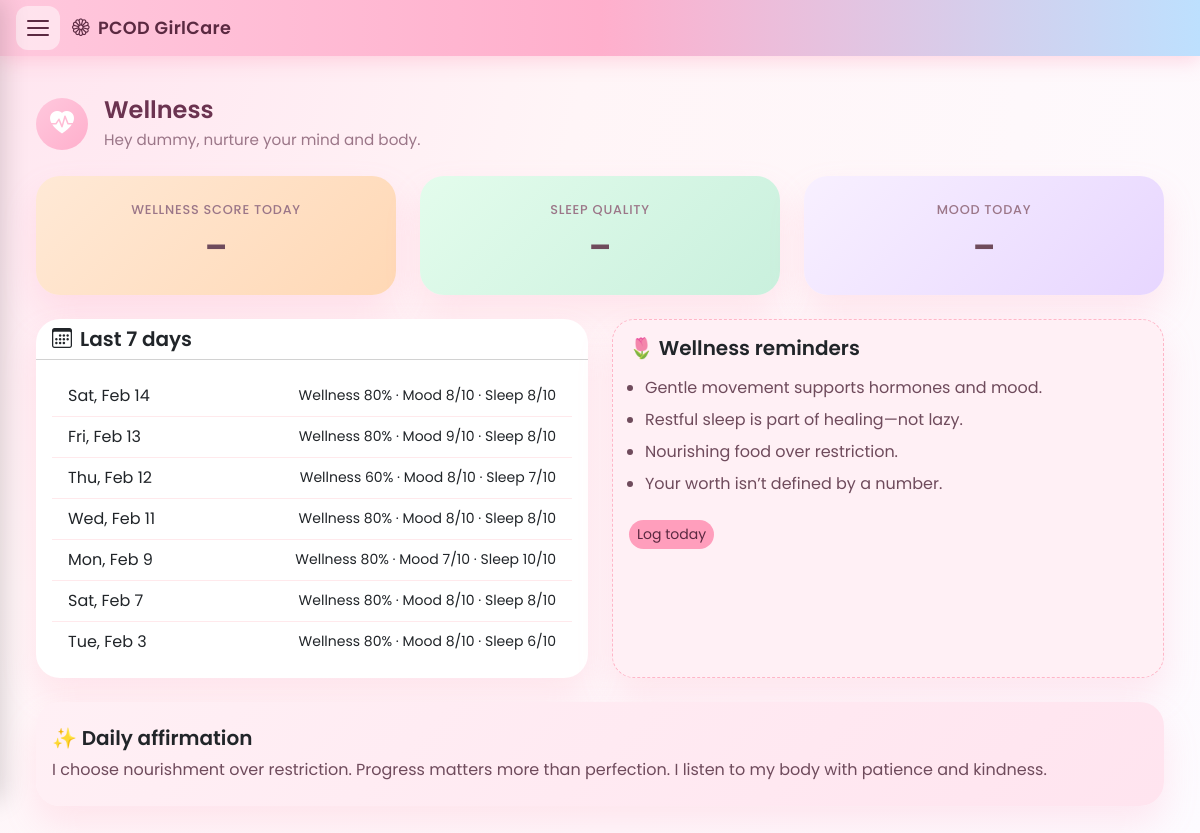
The app's page /wellness/ (signed in) with its own data.
### tracker/models.py (models this page shows, shortened)
class DailyLog(models.Model):
    user = models.ForeignKey(
        settings.AUTH_USER_MODEL,
        on_delete=models.CASCADE,
        related_name='daily_logs',
    )
    date = models.DateField(db_index=True)
    cycle_day = models.PositiveSmallIntegerField(null=True, blank=True)
    steps = models.PositiveIntegerField(null=True, blank=True, default=0)
    water_glasses = models.PositiveSmallIntegerField(null=True, blank=True, default=0)
    wellness_score = models.PositiveSmallIntegerField(null=True, blank=True)  # 0–100
    acne_level = models.PositiveSmallIntegerField(null=True, blank=True)
    fatigue_level = models.PositiveSmallIntegerField(null=True, blank=True)
    bloating_level = models.PositiveSmallIntegerField(null=True, blank=True)
    sleep_quality = models.PositiveSmallIntegerField(null=True, blank=True)
    weight_kg = models.DecimalField(max_digits=5, decimal_places=2, null=True, blank=True)
    mood = models.PositiveSmallIntegerField(null=True, blank=True)  # 1–10
    class Meta:
        constraints = [
            models.UniqueConstraint(fields=['user', 'date'], name='unique_user_date'),
        ]
        ordering = ['-date']

### tracker/views.py (the view)
# urls.py: path('wellness/', views.wellness, name='wellness'),
@login_required
def wellness(request):
    user = request.user
    today = timezone.localdate()
    today_log = DailyLog.objects.filter(user=user, date=today).first()
    last_7 = (
        DailyLog.objects.filter(user=user, date__lte=today)
        .order_by('-date')[:7]
    )
    wellness_score = today_log.wellness_score if today_log else None
    sleep_quality = today_log.sleep_quality if today_log else None
    mood = today_log.mood if today_log else None
    mood_label = _mood_label_for_agent(mood)
    wellness_days = [
        {'date': log.date, 'wellness': log.wellness_score, 'mood': log.mood, 'sleep': log.sleep_quality}
        for log in last_7
    ]
    context = {
        'username': user.username,
        'wellness_score': wellness_score,
        'sleep_quality': sleep_quality,
        'mood': mood,
        'mood_label': mood_label,
        'wellness_days': wellness_days,
        'gemini_configured': bool(getattr(settings, 'GEMINI_API_KEY', '').strip()),
    }
    return render(request, 'tracker/wellness.html', context)

### tracker/views.py (called while the page is built, shortened)
def _mood_label_for_agent(mood_value):
    if mood_value is None:
        return "not logged today"

### tracker/templates/tracker/wellness.html (shortened to what this page needs)
{% extends 'tracker/base_nav.html' %}
{% load static %}
{% block extra_css %}<link rel="stylesheet" href="{% static 'tracker/css/dashboard.css' %}"><link rel="stylesheet" href="{% static 'tracker/css/app-pages.css' %}">{% endblock %}
{% block content %}
<div class="container-fluid py-3 app-page">
    <div class="row mb-4">
        <div class="col">
            <div class="d-flex align-items-center gap-3">
                <div class="page-icon-wrap"><i class="bi bi-heart-pulse-fill"></i></div>
                <div>
                    <h2 class="page-title">Wellness</h2>
                    <p class="page-subtitle mb-0">Hey {{ username }}, nurture your mind and body.</p>
                </div>
            </div>
        </div>
    </div>
    <div class="row g-4 mb-4">
        <div class="col-md-4">
            <div class="card h-100" style="background:linear-gradient(135deg,#ffe9d6,#ffd8b5);">
                <div class="card-body text-center py-4">
                    <div class="metric-label mb-1">Wellness score today</div>
                    <div class="cycle-day-value">{{ wellness_score|default:"–" }}{% if wellness_score is not None %}%{% endif %}</div>
                </div>
            </div>
        </div>
        <div class="col-md-4">
            <div class="card h-100" style="background:linear-gradient(135deg,#e3fcec,#c9f0dd);">
                <div class="card-body text-center py-4">
                    <div class="metric-label mb-1">Sleep quality</div>
                    <div class="cycle-day-value">{{ sleep_quality|default:"–" }}{% if sleep_quality is not None %}/10{% endif %}</div>
                </div>
            </div>
        </div>
        <div class="col-md-4">
            <div class="card h-100" style="background:linear-gradient(135deg,#f8f0ff,#e7d6ff);">
                <div class="card-body text-center py-4">
                    <div class="metric-label mb-1">Mood today</div>
                    <div class="cycle-day-value">{{ mood|default:"–" }}{% if mood is not None %}/10{% endif %}</div>
                </div>
            </div>
        </div>
    </div>
    <div class="row g-4 mb-4">
        <div class="col-lg-6">
            <div class="card h-100">
                <div class="card-header bg-transparent">
                    <h5 class="mb-0 fw-semibold"><i class="bi bi-calendar3 me-2"></i>Last 7 days</h5>
                </div>
                <div class="card-body">
                    {% if wellness_days %}
                    <ul class="list-group list-group-flush list-group-flush-soft">
                        {% for day in wellness_days %}
                        <li class="list-group-item d-flex justify-content-between align-items-center">
                            <span>{{ day.date|date:"D, M j" }}</span>
                            <span class="small">
                                {% if day.wellness is not None %}Wellness {{ day.wellness }}%{% endif %}
                                {% if day.mood is not None %} · Mood {{ day.mood }}/10{% endif %}
                                {% if day.sleep is not None %} · Sleep {{ day.sleep }}/10{% endif %}
                            </span>
                        </li>
                        {% endfor %}
                    </ul>
                    {% else %}
                    <p class="text-muted mb-0">Log on your <a href="{% url 'tracker:dashboard' %}">Dashboard</a> to see history here.</p>
                    {% endif %}
                </div>
            </div>
        </div>
        <div class="col-lg-6">
            <div class="card h-100 sticky-note">
                <div class="card-body">
                    <h5 class="fw-semibold mb-3">🌷 Wellness reminders</h5>
                    <ul class="mb-0 ps-3">
                        <li class="mb-2">Gentle movement supports hormones and mood.</li>
                        <li class="mb-2">Restful sleep is part of healing—not lazy.</li>
                        <li class="mb-2">Nourishing food over restriction.</li>
                        <li class="mb-2">Your worth isn’t defined by a number.</li>
                    </ul>
                    <a href="{% url 'tracker:dashboard' %}" class="btn btn-sm mt-3 rounded-pill" style="background:#ff9ebc;border:none;color:#5b2941;">Log today</a>
                </div>
            </div>
        </div>
    </div>
    <div class="row g-4">
        <div class="col-12">
            <div class="card" style="background:linear-gradient(135deg,#fff0f5,#ffe4ef);">
                <div class="card-body py-4">
                    <h5 class="fw-semibold mb-2">✨ Daily affirmation</h5>
                    <p class="mb-0">I choose nourishment over restriction. Progress matters more than perfection. I listen to my body with patience and kindness.</p>
                </div>
            </div>
        </div>
    </div>
</div>
{% endblock %}

### tracker/static/tracker/css/base.css (style rules this page uses)
:root { --bg-main: #fff5f7; --bg-card: #ffffff; --pink: #ff9ebc; --pink-soft: #ffcede; --lavender: #d8c6ff; --mint: #c9f0dd; --peach: #ffd8b5; --text-main: #6f4b5c; --text-muted-soft: #9b7688; }
body { background: radial-gradient(circle at top left, #ffe4ef 0%, #fff5f7 40%, #fdfbff 100%); font-family: "Poppins", system-ui, -apple-system, BlinkMacSystemFont, "Segoe UI", sans-serif; color: var(--text-main); }
h2, h5 { font-weight: 600; }
p, small, li { color: var(--text-main); font-weight: 400; }

### tracker/static/tracker/css/nav.css (style rules this page uses)
.body-with-nav { min-height: 100vh; padding-top: 56px; }

### tracker/static/tracker/css/dashboard.css (style rules this page uses)
.card { background: var(--bg-card); border: none; border-radius: 24px; box-shadow: 0 18px 35px rgba(255, 143, 177, 0.18); transition: transform 0.25s ease, box-shadow 0.25s ease; }
.metric-label { font-size: 0.8rem; text-transform: uppercase; letter-spacing: 0.08em; font-weight: 500; color: var(--text-muted-soft); }
.sticky-note { background: #fff0f5; border-radius: 22px; border: 1px dashed #ffb6c8; }
.sticky-note h5 { font-family: "Poppins", sans-serif; font-weight: 600; }

### tracker/static/tracker/css/app-pages.css (style rules this page uses)
.app-page .page-icon-wrap { width: 52px; height: 52px; border-radius: 50%; background: linear-gradient(135deg, #ffc8dd, #ffafcc); display: flex; align-items: center; justify-content: center; color: #fff; font-size: 1.5rem; }
.app-page .page-title { font-weight: 600; font-size: 1.5rem; color: #6b3350; margin-bottom: 0.25rem; }
.app-page .page-subtitle { font-size: 0.95rem; color: var(--text-muted-soft); }
.app-page .cycle-day-value { font-size: 2rem; font-weight: 700; color: var(--text-main); }
.app-page .list-group-flush-soft .list-group-item { border-color: rgba(255, 182, 193, 0.3); background: transparent; }
.app-page .metric-label { font-size: 0.8rem; text-transform: uppercase; letter-spacing: 0.06em; font-weight: 500; color: var(--text-muted-soft); }

### records on screen
DailyLog: date "Sat, Feb 14"
DailyLog: date "Fri, Feb 13"
DailyLog: date "Thu, Feb 12"
DailyLog: date "Wed, Feb 11"
DailyLog: date "Mon, Feb 9"
DailyLog: date "Sat, Feb 7"
DailyLog: date "Tue, Feb 3"

### other values on screen
{{ username }} "dummy"
{{ wellness_score|default:"–" }} "–"
{{ sleep_quality|default:"–" }} "–"
{{ mood|default:"–" }} "–"
{{ day.wellness }} "80" "80" "60" "80" "80" "80" "80"
{{ day.mood }} "8" "9" "8" "8" "7" "8" "8"
{{ day.sleep }} "8" "8" "7" "8" "10" "8" "6"
